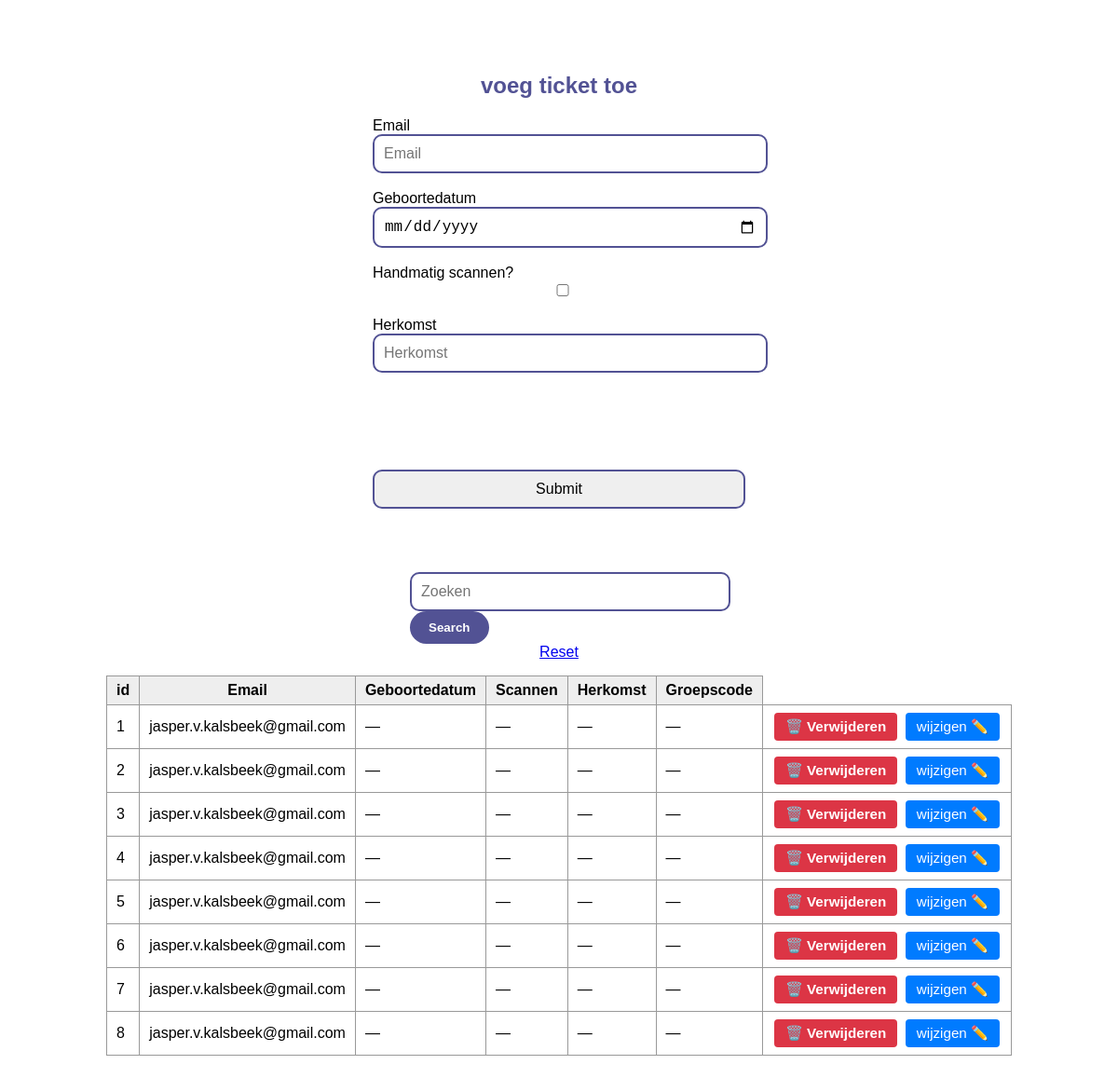
Before: /admin/admin.php with the older database file.
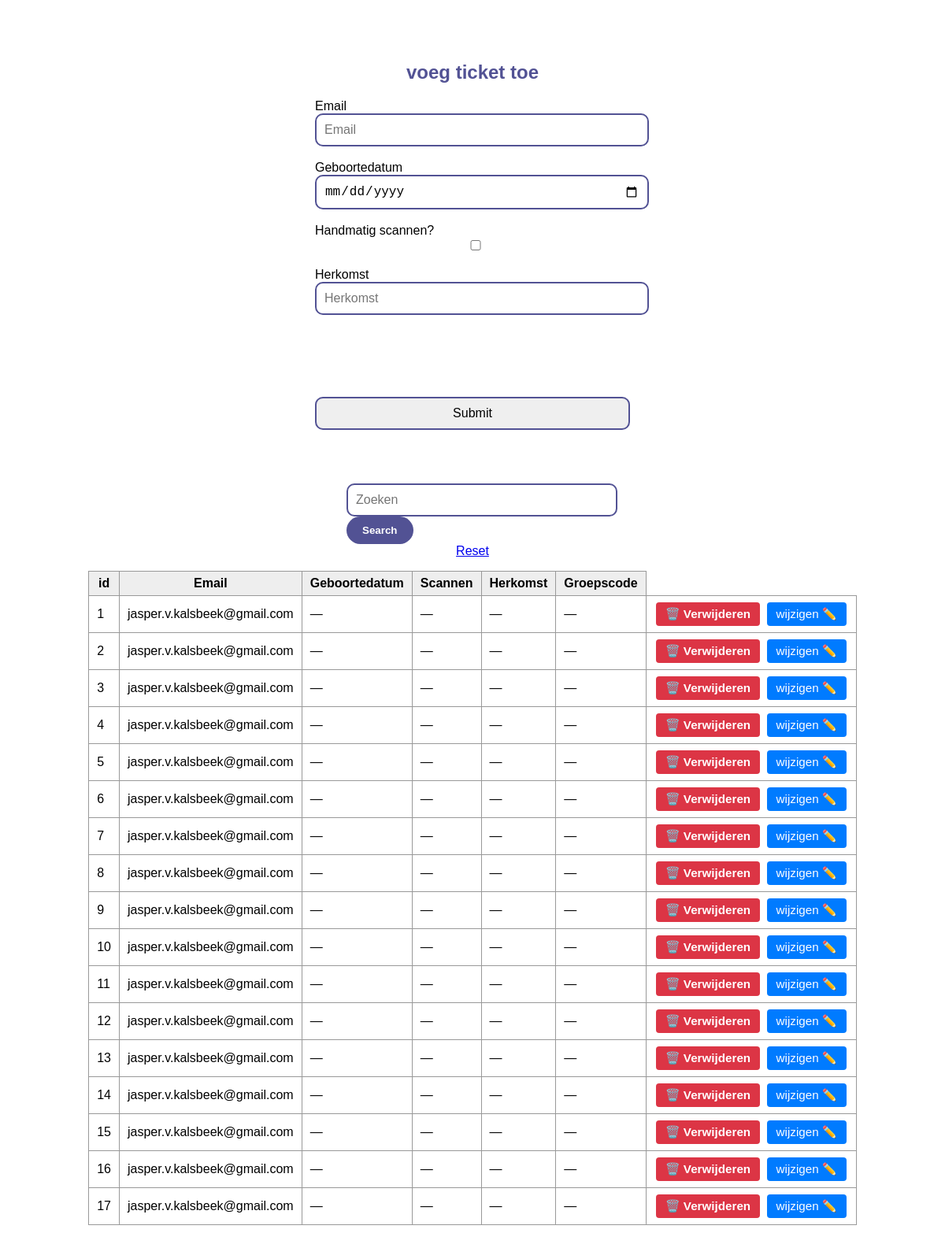
After: the same page with the newer database file.
### tables this page shows
CREATE TABLE `tickets_tb` (
  `id` int(255) NOT NULL,
  `email` varchar(255) NOT NULL,
  `ticket_id` varchar(255) NOT NULL,
  `Fname` varchar(255) NOT NULL,
  `Lname` varchar(255) NOT NULL,
  `date` date NOT NULL,
  `dateofattendance` int(11) NOT NULL,
  `scanned` tinyint(1) NOT NULL,
  `order_id` int(11) DEFAULT NULL,
  `ticket_type_id` int(11) DEFAULT NULL
);

### admin/admin.php (the view, shortened to what this page needs)
 <?php
include ("../includes/db.php");
?>
<!DOCTYPE html>
<html lang="en">
<head>
    <link rel="stylesheet" href="style.css">
</head>
<body>
        <div class="box">
            <h2>
                voeg ticket toe
            </h2>
            <form action="insert.php" method="POST" class="insert-form">
                Email
                <input name="email" required type="email" placeholder="Email"> <br> <br>
                Geboortedatum
                <input name="birthdate" required type="date" placeholder="Geboortedatum"> <br> <br>
                Handmatig scannen?
                <input name="scannen" required type="checkbox" placeholder="scannen"> <br/> <br>
                Herkomst
                <input name="herkomst" required type="text" placeholder="Herkomst"> <br> <br>
            </div>
                <br> <br>
                <input type="Submit" value="Submit">
                <br> <br>
            <p>
<?php
$search = $_GET['search'] ?? '';
if (!empty($search)) {
    $stmt = $conn->prepare("
        SELECT * FROM  tickets_tb
        WHERE email LIKE :search
        OR birthdate LIKE :search
        OR scannen LIKE :search
        OR herkomst LIKE :search
        OR groepscode LIKE :search
    ");
    $searchTerm = "%" . $search . "%";
    $stmt->bindValue(':search', $searchTerm);
    $stmt->execute();
    $result = $stmt;
} else {
    $result = $conn->query("SELECT * FROM tickets_tb");
}
 if (!$result) {
    echo "<p style='color:red; font-weight:bold;'> dataquery mislukt: ";
 } $data = $result->fetchAll(PDO::FETCH_ASSOC);
    if (!$data) {
        echo "<p style='color:red; font-weight:bold;'> geen tickets gevonden.</p>";
 } else{
 ?>
    <form method="GET">
        <input type="text" name="search" placeholder="Zoeken" value="<?= htmlspecialchars($_GET['search'] ?? '') ?>">
        <button type="submit">Search</button>
    </form>
    <a href="admin.php">Reset</a>
    <table>
        <tr>
            <th>id</th>
            <th>Email</th>
            <th>Geboortedatum</th>
            <th>Scannen</th>
            <th>Herkomst</th>
            <th>Groepscode</th>
        </tr>
        <?php foreach ($data as $row) { ?>
            <tr>
            <td><?= htmlspecialchars($row['id']    ?? '—') ?></td>
            <td><?= htmlspecialchars($row['email']  ?? '—') ?></td>
            <td><?= htmlspecialchars($row['birthdate']  ?? '—') ?></td>
            <td><?= htmlspecialchars($row['scannen'] ?? '—') ?></td>
            <td><?= htmlspecialchars($row['herkomst'] ?? '—') ?></td>
            <td><?= htmlspecialchars($row['groepscode'] ?? '—') ?></td>
            <td><form action="admin.php" method="POST" style="display:inline;">
            <button type="submit" class="btn delete"
                onclick="return confirm('Weet je zeker dat je <?= htmlspecialchars($row['email'], ENT_QUOTES) ?> wilt verwijderen?');">
                🗑️ Verwijderen
            </button>
        <a href="edit.php?id=<?= $row['id'] ?>"
                            class="btn change"
                            onclick="return confirm('Weet je zeker dat je <?= htmlspecialchars($row['email'], ENT_QUOTES) ?> wilt wijzigen?');">
                            wijzigen ✏️
                            </a>
        </td>
</tr>
    <?php
        }}
    ?>
    </table>
</body>
</html>

### admin/style.css (style rules this page uses)
body { font-family: Arial, Helvetica, sans-serif; }
body { background:(grey); font-family: Arial, Helvetica, sans-serif; display: flex; flex-direction: column; align-items: center; }
h2 { color: rgb(82, 82, 148); text-align: center; }
input { width: 100%; max-width: 400px; padding: 10px; border-radius: 10px; border: 2px solid rgb(82, 82, 148); outline: none; font-size: 16px; }
.box { width: 100%; max-width: 400px; display: flex; flex-direction: column; background-color: white; padding: 50px; border-radius: 5px; }
button { background-color: rgb(82, 82, 148); color: white; border: none; padding: 10px 20px; border-radius: 25px; cursor: pointer; font-weight: bold; transition: 0.2s; }

### admin/admin.php (style rules this page uses)
table { border-collapse: collapse; margin: 1em 0; }
th, td { padding: 6px 10px; border: 1px solid #999; }
th { background: #eee; }
.btn { display: inline-block; padding: 6px 12px; margin: 2px; text-decoration: none; color: white; border-radius: 4px; font-size: 0.95em; cursor: pointer; }
.btn.btn.change { background-color: #007bff; }
.btn.delete { background-color: #dc3545; }

Changed rows visible on the page:
added tickets_tb: id "9", email "jasper.v.kalsbeek@gmail.com", birthdate "—", scannen "—", herkomst "—", groepscode "—"
added tickets_tb: id "10", email "jasper.v.kalsbeek@gmail.com", birthdate "—", scannen "—", herkomst "—", groepscode "—"
added tickets_tb: id "11", email "jasper.v.kalsbeek@gmail.com", birthdate "—", scannen "—", herkomst "—", groepscode "—"
added tickets_tb: id "12", email "jasper.v.kalsbeek@gmail.com", birthdate "—", scannen "—", herkomst "—", groepscode "—"
added tickets_tb: id "13", email "jasper.v.kalsbeek@gmail.com", birthdate "—", scannen "—", herkomst "—", groepscode "—"
added tickets_tb: id "14", email "jasper.v.kalsbeek@gmail.com", birthdate "—", scannen "—", herkomst "—", groepscode "—"
added tickets_tb: id "15", email "jasper.v.kalsbeek@gmail.com", birthdate "—", scannen "—", herkomst "—", groepscode "—"
added tickets_tb: id "16", email "jasper.v.kalsbeek@gmail.com", birthdate "—", scannen "—", herkomst "—", groepscode "—"
added tickets_tb: id "17", email "jasper.v.kalsbeek@gmail.com", birthdate "—", scannen "—", herkomst "—", groepscode "—"
